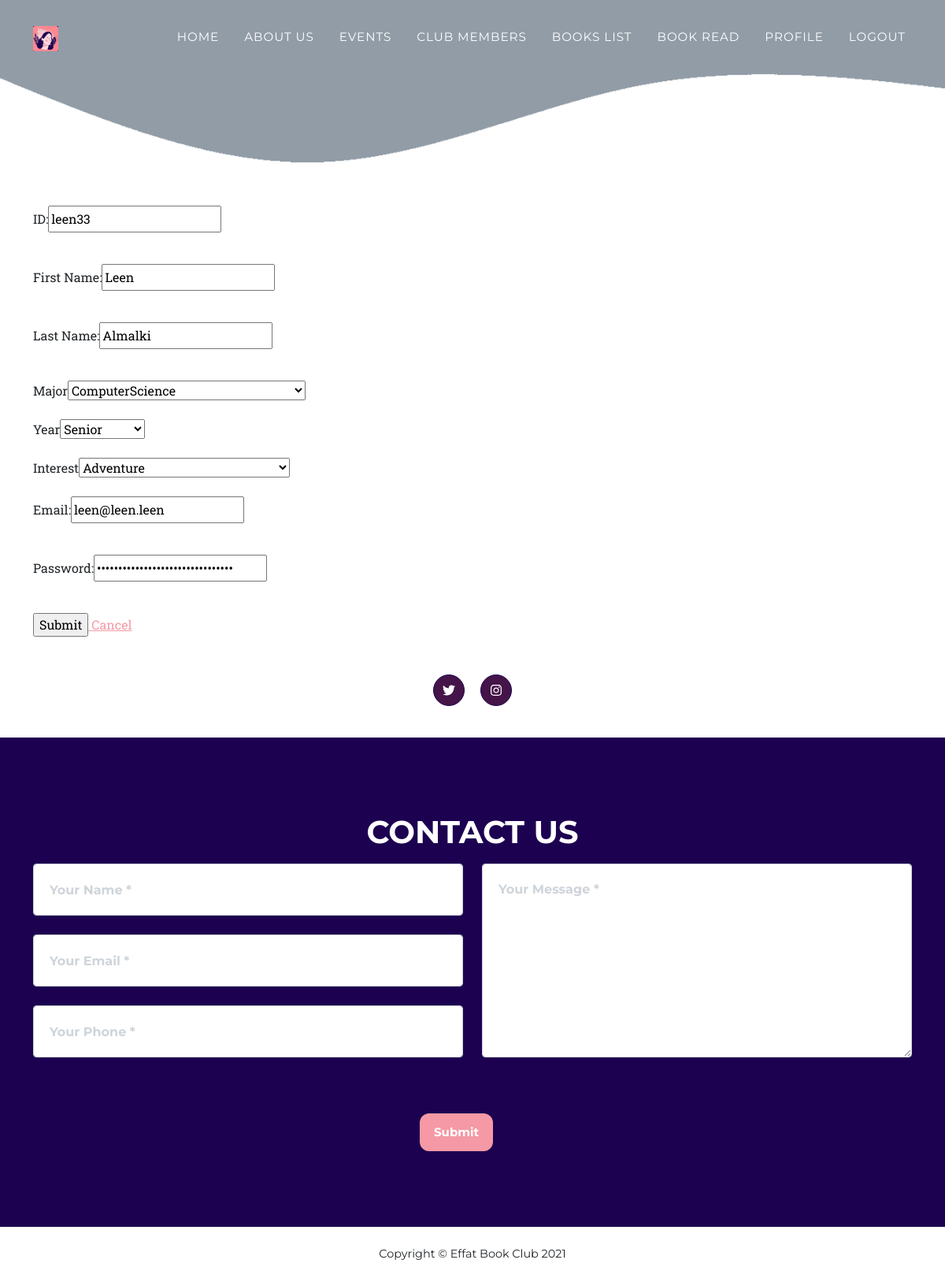
Page /editprofile.php (signed in) on the committed database.
### tables this page shows
CREATE TABLE `members` (
  `SID` char(9) NOT NULL,
  `pass` varchar(32) NOT NULL,
  `firstName` varchar(10) NOT NULL,
  `lastName` varchar(10) NOT NULL,
  `email` varchar(20) NOT NULL,
  `major` varchar(50) NOT NULL,
  `year` varchar(10) NOT NULL,
  `interest` varchar(50) NOT NULL,
  `message` varchar(300) NOT NULL,
  `accType` varchar(15) DEFAULT NULL
);

### editprofile.php (the view, shortened to what this page needs)
<!DOCTYPE html>
<html lang="en">
    <head>
        <link href="css/styles.css" rel="stylesheet" />
    </head>
    <body id="page-top">
            <?php include "menu.php" ?>
        <img src="images/background.png" alt="Club logo" width="100%">
            <div class="container">
        <div>
        <?php
					$connection = mysqli_connect("localhost","root","","bookclub");
                    if(isset($_SESSION['SID']) )
                    {
                        $currentSID = $_SESSION['SID'];
                        $sql = "Select * from members where SID = '".$currentSID."'";
						$result = mysqli_query($connection, $sql);
						$row = mysqli_fetch_assoc($result);
						echo "<form method='post' action='updateprofile.php' id='form'>";
                        if($row["accType"]="admin")
                        {
                            echo "<br>";
                            echo "<p><label> ID: </label>";
                            echo "<input type='text' id='studentID' name='studentID' value ='".$row['SID']."'></p>";
                        }
                        echo "<br>";
						echo "<p><label> First Name: </label>";
						echo "<input type='text' id='firstName' name='firstName' value ='".$row['firstName']."'></p>";
                        echo "<br>";
						echo "<p><label> Last Name: </label>";
						echo "<input type='text' id='lastName' name='lastName' value ='".$row['lastName']."'></p>";
                        echo "<br>";
                        echo "<label> Major </label>";
                        echo "<select id='major' name='major'>";
                        echo "<option value=".$row['major']."> ".$row['major']."</option>";
                        echo "<option value='Design'> Design</option></select>";
                        echo "<br>";
                        echo "<br>";
                        echo"<label> Year</label>";
                        echo "<select id='year' name='year'>";
                        echo "<option value=".$row['year']."> ".$row['year']."</option>";
                        echo "<option value='Senior'>Senior</option></select>";
                        echo "<br>";
                        echo "<br>";
                        echo"<label> Interest</label>";
                        echo "<select class='genre' name='genre'>";
                        echo "<option value=".$row['interest']."> ".$row['interest']."</option>";
                        echo "<option value='Realist Literature'>Realist Literature</option></select>";
                        echo "<br>";
                        echo "<br>";
						echo "<p><label> Email: </label>";
						echo "<input type='email' id='email' name='email' value ='".$row['email']."'></p>";
                        echo "<br>";
						echo "<p><label> Password: </label>";
						echo "<input type='password' id='pass' name='pass' value ='".$row['pass']."'></p>";
                        echo "<br>";
						echo "<input type='Submit' name ='Submit' value='Submit'>";
						echo "<a href='profile.php'> Cancel</a>";
						echo "<br>";
						echo "</form>";
                    }
                    else
                    {
                        echo "<h4>Please <a href='login.php'>login</a> or <a href='joinUs.php'>join us</a> first to see this page.</h4>";
                    }
					?>
        </div>
</div>
<br><br>
        <div class=" my-3 my-lg-0">
            <a class="btn btn-dark btn-social mx-2" href="#!"><i class="fab fa-twitter"></i></a>
            <a class="btn btn-dark btn-social mx-2" href="#!"><i class="fab fa-instagram"></i></a>
        </div>
        <br>
        <?php include "contactus.php" ?>
        <footer class="footer py-4">
            <div class="container">
                <div class="row align-items-center">
                    <div class="text-lg-start">Copyright &copy; Effat Book Club 2021</div>
                </div>
            </div>
        </footer>
    </body>
</html>

### rows in the picture
members: studentID "leen33", firstName "Leen", lastName "Almalki", major "ComputerScience", year "Senior", genre "Adventure", email "leen@leen.leen"
